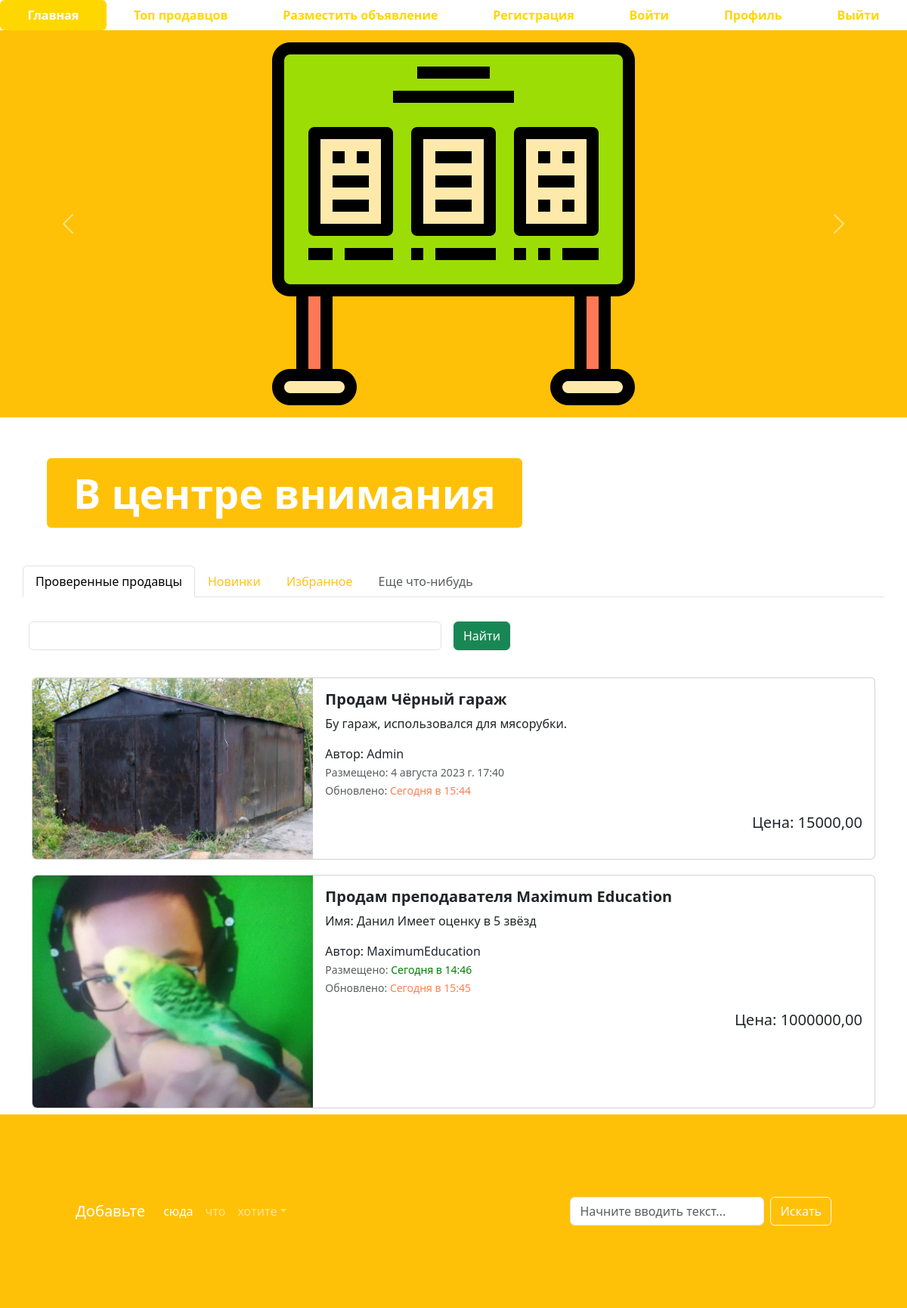
The page / on the database its author committed.
### advertisements/models.py (models this page shows, shortened)
class Advertisement(models.Model):
    title = models.CharField("Заголовок", max_length=80,)
    description = models.TextField("Описание")
    price = models.DecimalField("Цена", max_digits=12, decimal_places=2, help_text="От 0 до 1.000.000.000")
    auction = models.BooleanField("Торг", help_text="Отметьте, если торг уместен")
    created_at = models.DateTimeField(auto_now_add=True)
    updated_at = models.DateTimeField(auto_now=True)
    user = models.ForeignKey(User, on_delete=models.CASCADE, verbose_name="Опубликовал")
    image = models.ImageField("Картинка", upload_to="images/")
    @admin.display(description="Дата создания")
    def created_date(self):
        from django.utils import timezone
        if self.created_at.date() == timezone.now().date():
            created_time = self.created_at.time().strftime("%H:%M")
            return format_html("<span style='color: green'>Сегодня в {}</span>", created_time)
        return self.created_at
    @admin.display(description="Дата последнего обновления")
    def updated_date(self):
        from django.utils import timezone
        if self.updated_at.date() == timezone.now().date():
            updated_time = self.updated_at.time().strftime("%H:%M")
            return format_html("<span style='color: coral'>Сегодня в {}</span>", updated_time)
        return self.updated_at
    class Meta:
        db_table="advertisements"
        verbose_name="Объявление"
        verbose_name_plural="объявления"

### advertisements/views.py (the view)
# urls.py: path('', index, name="main-page"),
def index(request):
    advertisements = Advertisement.objects.all()
    context = {
        "advertisements": advertisements
    }
    return render(request, 'index.html', context)

### templates/index.html (shortened to what this page needs)
{% extends 'base.html' %}
{% load static %}
{% block content %}
<ul class="nav nav-pills sticky-top bg-white nav-fill">
  <li class="nav-item">
    <a class="nav-link active" aria-current="page" href="{% url 'main-page' %}">
      <span style="font-weight: bold;">Главная</span>
    </a>
  </li>
  <li class="nav-item">
    <a class="nav-link" href="{% url 'sellers' %}"><span style="font-weight: bold; color:gold">Топ продавцов</span>
    </a>
  </li>
  <li class="nav-item">
    <a class="nav-link" href="advertisement-post.html">
      <span style="font-weight: bold; color:gold">Разместить объявление</span>
    </a>
  </li>
  <li class="nav-item">
    <a class="nav-link" href="register.html">
      <span style="font-weight: bold; color:gold">Регистрация</span>
    </a>
  </li>
  <li class="nav-item">
    <a class="nav-link" href="login.html">
      <span style="font-weight: bold; color:gold">Войти</span>
    </a>
  </li>
  <li class="nav-item">
    <a class="nav-link" href="profile.html">
      <span style="font-weight: bold; color:gold">Профиль</span>
    </a>
  </li>
  <li class="nav-item">
    <a class="nav-link" href="#">
      <span style="font-weight: bold; color:gold">Выйти</span>
    </a>
  </li>
</ul>
<div id="carouselExampleControls" class="carousel slide bg-warning" data-bs-ride="carousel">
  <div class="carousel-inner">
    <div class="carousel-item active">
      <img src="{% static 'img/adv.png' %}" class="mx-auto d-block w-33" alt="...">
    </div>
  </div>
  <button class="carousel-control-prev" type="button" data-bs-target="#carouselExampleControls" data-bs-slide="prev">
    <span class="carousel-control-prev-icon" aria-hidden="true"></span>
  </button>
  <button class="carousel-control-next" type="button" data-bs-target="#carouselExampleControls" data-bs-slide="next">
    <span class="carousel-control-next-icon" aria-hidden="true"></span>
  </button>
</div>
<div class="container" style="margin: 50px;">
  <div class="display-2">
    <span class="badge bg-warning">В центре внимания</span>
  </div>
</div>
<div class="container">
  <div class="row">
    <ul class="nav nav-tabs bg-white">
      <li class="nav-item">
        <a class="nav-link active" aria-current="page" href="#">Проверенные продавцы</a>
      </li>
      <li class="nav-item">
        <a class="nav-link" href="#" style="color:rgb(255, 195, 24)">Новинки</a>
      </li>
      <li class="nav-item">
        <a class="nav-link" href="#" style="color:rgb(255, 195, 24)">Избранное</a>
      </li>
      <li class="nav-item">
        <a class="nav-link disabled" href="#" tabindex="-1" aria-disabled="true">Еще что-нибудь</a>
      </li>
    </ul>
    <form class="row g-3">
      <div class="col-auto w-50">
        <input type="text" class="form-control">
      </div>
      <div class="col-auto">
        <button type="submit" class="btn btn-success mb-3">Найти</button>
      </div>
    </form>
  </div>
  <div class="col">
    {% for adv in advertisements %}
    <div class="card mb-2" style="max-width: 1200px; margin-top: 20px;">
      <div class="row g-0">
        <div class="col-md-4">
          <a href="advertisement.html" class="nav-link">
            <img src="{% if adv.image %} {{ adv.image.url }} {% endif %}" class="img-fluid rounded-start" alt="Card title">
          </a>
        </div>
        <div class="col-md-8">
          <div class="card-body">
            <h5 class="card-title">
              <a href="advertisement.html" class="nav-link"><strong>{{ adv.title }}</strong></a>
            </h5>
            <a href="advertisement.html" class="nav-link">
              <p class="card-text">
                {{ adv.description }}
              </p>
              <span>Автор: {{ adv.user }}</span>
              <p class="card-text"><small class="text-muted">
                Размещено: {{ adv.created_date }} <br />
                Обновлено: {{ adv.updated_date }}
              </small></p>
              <figure class="text-end">
                <blockquote class="blockquote">
                  <p>Цена: {{ adv.price }}</p>
                </blockquote>
              </figure>
            </a>
          </div>
        </div>
      </div>
    </div>
    {% endfor %}
  </div>
</div>
<footer style="padding: 100px;" class="bg-warning">
  <nav class="navbar navbar-expand-sm navbar-dark">
    <a class="navbar-brand" href="#">Добавьте</a>
    <div class="collapse navbar-collapse" id="collapsibleNavId">
      <ul class="navbar-nav me-auto mt-2 mt-lg-0">
        <li class="nav-item">
          <a class="nav-link active" href="#" aria-current="page">сюда</a>
        </li>
        <li class="nav-item">
          <a class="nav-link" href="#">что</a>
        </li>
        <li class="nav-item dropdown">
          <a class="nav-link dropdown-toggle" href="#" id="dropdownId" data-bs-toggle="dropdown" aria-haspopup="true"
             aria-expanded="false">хотите</a>
        </li>
      </ul>
      <form class="d-flex my-2 my-lg-0">
        <input class="form-control me-sm-2" type="text" placeholder="Начните вводить текст...">
        <button class="btn btn-outline-light my-2 my-sm-0" type="submit">Искать</button>
      </form>
    </div>
  </nav>
</footer>
{% endblock %}

### templates/base.html (shortened to what this page needs)
{% load static %}
<!DOCTYPE html>
<html lang="en">
<head>
  <link href="{% static 'css/bootstrap.min.css'%}" rel="stylesheet">
  <link href="{% static 'css/s.css' %}" rel="stylesheet">
  <link rel="stylesheet" href="{% static 'css/fontello.css' %}">
</head>
<body>
{% block content %}
{% endblock %}
</body>
</html>

### static/css/s.css (style rules this page uses)
.nav-pills > li > a.active { background-color: #FFD700 !important; color: #ffffff !important; }

### rows shown on the page
Advertisement: image (picture), title "Продам Чёрный гараж", description "Бу гараж, использовался для мясорубки.", user "Admin", created_date "4 августа 2023 г. 17:40", updated_date "Сегодня в 15:44", price "15000,00"
Advertisement: image (picture), title "Продам преподавателя Maximum Education", description "Имя: Данил Имеет оценку в 5 звёзд", user "MaximumEducation", created_date "Сегодня в 14:46", updated_date "Сегодня в 15:45", price "1000000,00"
